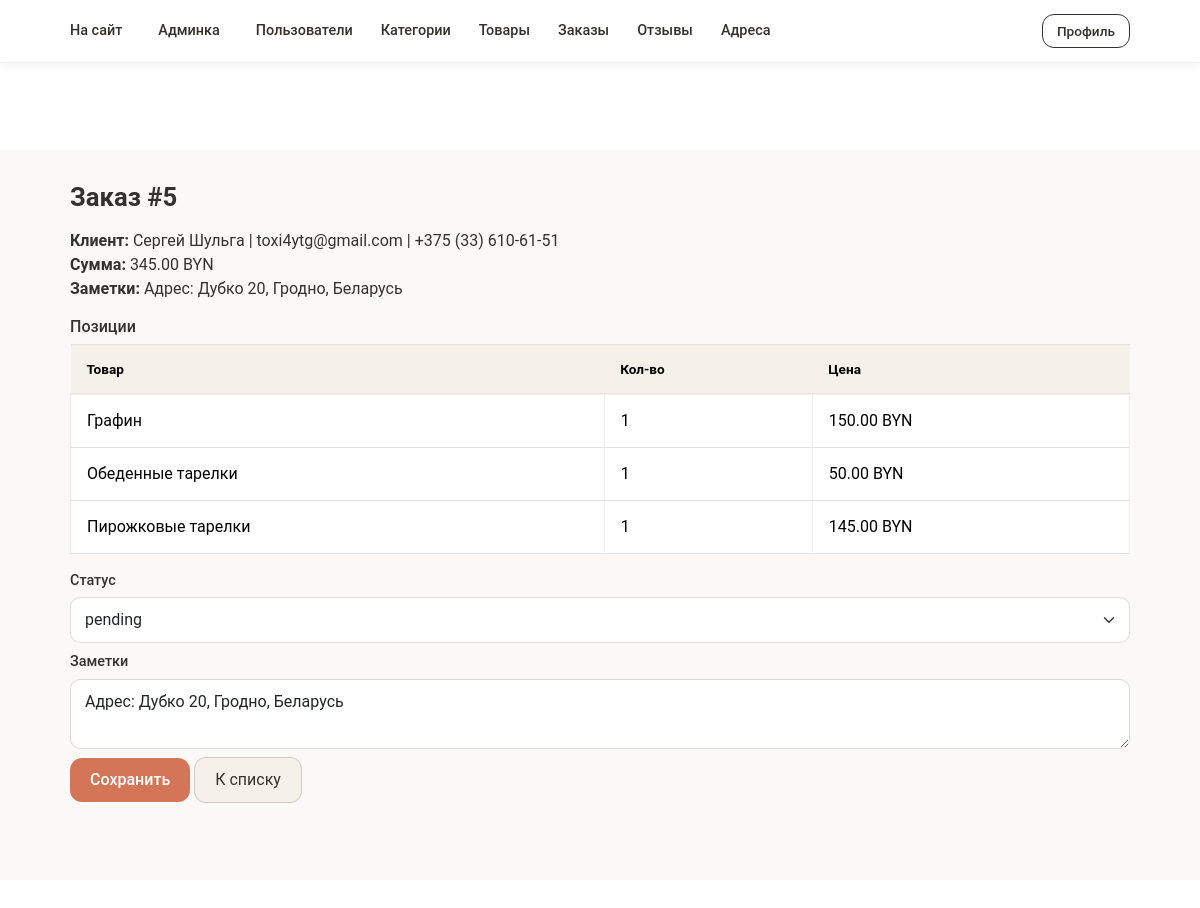
The page /admin/order_edit.php?id=5 (signed in) on the database its author committed.
### tables this page shows
CREATE TABLE `orders` (
  `id` int UNSIGNED NOT NULL,
  `user_id` int UNSIGNED DEFAULT NULL,
  `status` enum('pending','paid','processing','shipped','delivered','cancelled') NOT NULL DEFAULT 'pending',
  `total_amount` decimal(10,2) NOT NULL DEFAULT '0.00',
  `shipping_address_id` int UNSIGNED DEFAULT NULL,
  `customer_email` varchar(255) NOT NULL,
  `customer_name` varchar(255) NOT NULL,
  `customer_phone` varchar(50) DEFAULT NULL,
  `notes` text,
  `created_at` datetime NOT NULL DEFAULT (now()),
  `updated_at` datetime NOT NULL DEFAULT (now()) ON UPDATE CURRENT_TIMESTAMP
);

CREATE TABLE `order_items` (
  `id` int UNSIGNED NOT NULL,
  `order_id` int UNSIGNED NOT NULL,
  `product_id` int UNSIGNED NOT NULL,
  `product_variant_id` int UNSIGNED DEFAULT NULL,
  `product_name` varchar(255) NOT NULL,
  `quantity` int UNSIGNED NOT NULL DEFAULT '1',
  `price_at_order` decimal(10,2) NOT NULL,
  `created_at` datetime NOT NULL DEFAULT (now())
);

### admin/order_edit.php (the view, shortened to what this page needs)
<?php
require_once __DIR__ . '/common.php';
$id = isset($_GET['id']) ? (int)$_GET['id'] : 0;
$order = $pdo->prepare('SELECT * FROM orders WHERE id = ?');
$order->execute([$id]);
$order = $order->fetch();
$items = $pdo->prepare('SELECT * FROM order_items WHERE order_id = ?');
$items->execute([$id]);
$items = $items->fetchAll();
$statuses = ['pending', 'paid', 'processing', 'shipped', 'delivered', 'cancelled'];
require_once __DIR__ . '/header.php';
?>
<div class="container">
    <h1 class="mb-3">Заказ #<?= $id ?></h1>
    <p><strong>Клиент:</strong> <?= htmlspecialchars($order['customer_name']) ?> | <?= htmlspecialchars($order['customer_email']) ?> | <?= htmlspecialchars($order['customer_phone'] ?? '') ?></p>
    <p><strong>Сумма:</strong> <?= number_format($order['total_amount'], 2) ?> BYN</p>
    <?php if ($order['notes']): ?><p><strong>Заметки:</strong> <?= htmlspecialchars($order['notes']) ?></p><?php endif; ?>
    <h3 class="h6 mt-3">Позиции</h3>
    <table class="table table-bordered table-sm">
        <thead><tr><th>Товар</th><th>Кол-во</th><th>Цена</th></tr></thead>
        <tbody>
        <?php foreach ($items as $i): ?>
        <tr><td><?= htmlspecialchars($i['product_name']) ?></td><td><?= (int)$i['quantity'] ?></td><td><?= number_format($i['price_at_order'], 2) ?> BYN</td></tr>
        <?php endforeach; ?>
        </tbody>
    </table>
    <form method="post" class="mt-3">
        <div class="mb-2"><label class="form-label">Статус</label><select name="status" class="form-select"><?php foreach ($statuses as $s): ?><option value="<?= $s ?>" <?= $order['status'] === $s ? 'selected' : '' ?>><?= $s ?></option><?php endforeach; ?></select></div>
        <div class="mb-2"><label class="form-label">Заметки</label><textarea name="notes" class="form-control"><?= htmlspecialchars($order['notes'] ?? '') ?></textarea></div>
        <button type="submit" class="btn btn-primary">Сохранить</button>
        <a href="orders.php" class="btn btn-secondary">К списку</a>
    </form>
</div>
<?php require_once __DIR__ . '/footer.php';

### css/index.css (style rules this page uses)
* { padding: 0; margin: 0; border: 0; box-sizing: border-box; }
body { min-width: 320px; font-family: 'Roboto', sans-serif; color: #35312e; line-height: 1.5; }
html, body { height: 100%; width: 100%; scroll-behavior: smooth; --c-red: #670A18; --c-primary: #d37657; --c-dark: #35312e; --c-light: #f5f1e9; }
button { cursor: pointer; transition: all 0.3s ease; }
p { margin-bottom: 0; }
a { color: inherit; text-decoration: none; transition: color 0.3s ease, transform 0.3s ease; }
h1, h2, h3, h4, h5, h6 { font-weight: 400; text-wrap: balance; margin-bottom: 1rem; }
.container { max-width: 1344px; padding: 20px 15px; margin: 0 auto; }
.form-label { display: block; font-size: 0.9rem; margin-bottom: 0.35rem; color: var(--c-dark); }

### admin/css/admin.css (style rules this page uses)
:root { --c-primary: #d37657; --c-dark: #35312e; --c-light: #f5f1e9; --c-red: #670A18; }
.admin-page .container, .admin-container { max-width: 1100px; margin: 0 auto; padding: 0 20px; }
.admin-page .container > h1, .admin-page .mb-3:first-of-type { font-size: 1.6rem; font-weight: 600; color: var(--c-dark); margin-bottom: 1.25rem; }
.admin-page .table { margin-bottom: 0; color: var(--c-dark); }
.admin-page .table thead th { background: var(--c-light); font-weight: 600; font-size: 0.85rem; padding: 14px 16px; border: none; border-bottom: 2px solid rgba(0,0,0,0.06); }
.admin-page .table tbody td { padding: 14px 16px; vertical-align: middle; border-color: rgba(0,0,0,0.06); }
.admin-page .container .form-label { font-weight: 500; color: var(--c-dark); margin-bottom: 0.35rem; }
.admin-page .container .form-control, .admin-page .container .form-select { border-radius: 10px; border: 1px solid rgba(0,0,0,0.12); padding: 10px 14px; }
.admin-page .container .btn-primary { background: var(--c-primary); border: none; border-radius: 12px; padding: 10px 20px; font-weight: 500; }
.admin-page .container .btn-secondary { background: var(--c-light); color: var(--c-dark); border: 1px solid rgba(0,0,0,0.15); border-radius: 12px; padding: 10px 20px; }

### rows shown on the page
orders: customer_name "Сергей Шульга", customer_email "toxi4ytg@gmail.com", customer_phone "+375 (33) 610-61-51", total_amount "345.00", notes "Адрес: Дубко 20, Гродно, Беларусь", status "pending"
order_items: product_name "Графин", quantity "1", price_at_order "150.00"
order_items: product_name "Обеденные тарелки", quantity "1", price_at_order "50.00"
order_items: product_name "Пирожковые тарелки", quantity "1", price_at_order "145.00"

### other values the page prints
$id "5"
